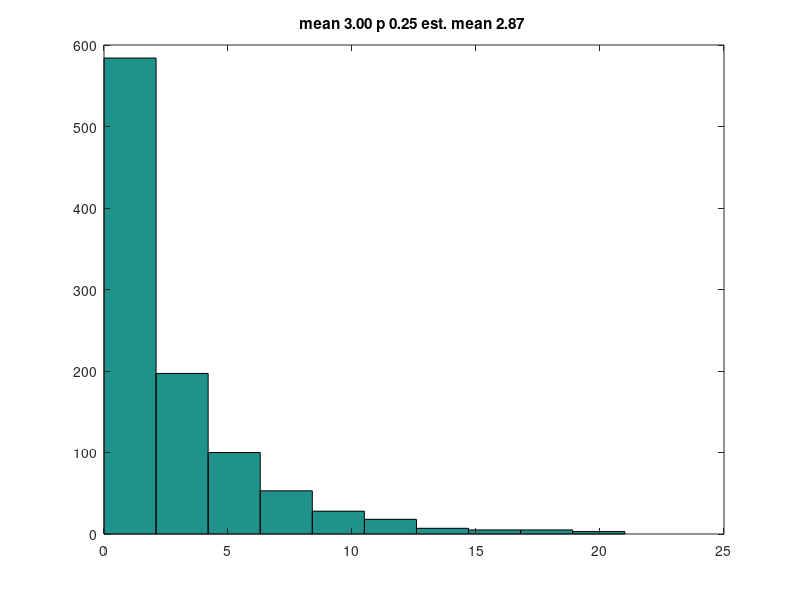

The MATLAB script that drew this image:
% testsim_geometric_dist
% http://en.wikipedia.org/wiki/Geometric_distribution
% http://mathworld.wolfram.com/GeometricDistribution.html
% http://www.mathworks.com/help/stats/geometric-distribution.html

% Some theory:
% The geometric distribution is the only discrete memoryless random distribution. 
% It is a discrete analog of the exponential distribution. 
% P(n,p) = p*(1 - p)^n, where 
% p is the probability of success
% n is the number of failures before the first success
% or interval duration!
% P is the probability of observing exactly n trials before a success, 
% when the probability of success in any given trial is p.

% The mean of the geometric distribution, E = (1 - p)/p
% from this follows that p = 1/(E + 1)

% If P is the probability that the interval between events would be equal
% to n, then an ideal observer would not be able to anticipate the event
% occurence - the probability that the event is about to happen now would
% be the same regardless of elapsed time - it is p! For this reason, the 
% geometric and exponential distributions are used in experiments where
% anticipation is not desirable.

% For comparison, if intervals are drawn from uniform distribution, then an
% ideal observer would know that as time elapses, the probability of "event
% occuring now" is increasing gradulally.





% Examples: 

% 1. Specify p, then estimate p using 1000 iterations
p = 0.75
n_samples = 1000;


for i = 1:1000, % n iterations
	m(i) = mean(geornd(p,1,n_samples));
end

E = mean(m); % mean of means
p_estimated = 1 / (E + 1)


% 2. Specify mean (E), get p and sequences

E = 3; % mean

p = 1 / (E + 1);

seq = geornd(p,1,1000);
mean(seq);

hist(seq);

title(sprintf('mean %.2f p %.2f est. mean %.2f ',E,p,mean(seq))); 




